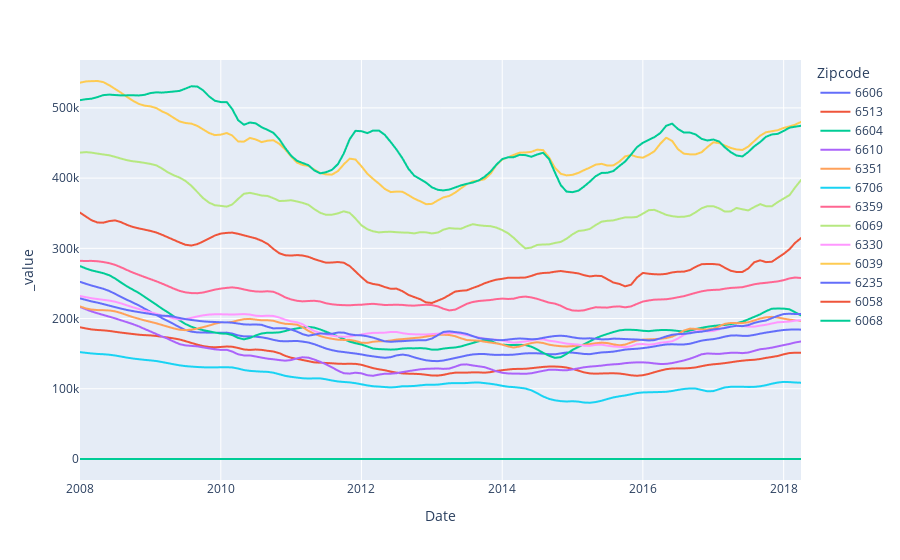

The notebook cell this image was saved under:
### Markdown cell above
Our final dataframe includes 13 zipcodes.

### Code cell
px.line(df, color='Zipcode')
